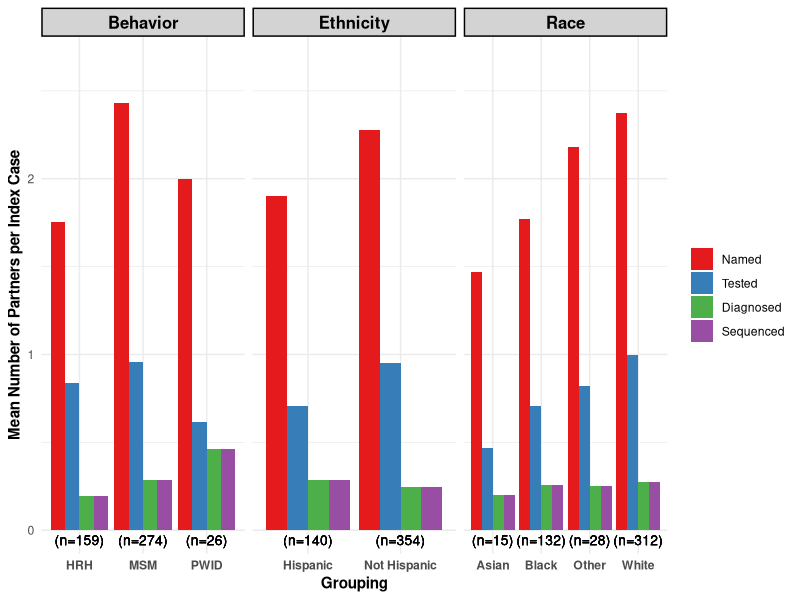

The R script that drew this image:
rm(list=ls())

library(tidyr)
library(ggplot2)
library(here)

# Behavior Data
msm_denom <- 274
pwid_denom <- 26
hrh_denom <- 159

df <- data.frame(
  Grouping = c("MSM", "PWID", "HRH"),
  Named_Mean = c(666/msm_denom, 52/pwid_denom, 279/hrh_denom),
  Tested_Mean = c(262/msm_denom, 16/pwid_denom, 133/hrh_denom),
  Diagnosed_Mean = c(79/msm_denom, 12/pwid_denom, 31/hrh_denom),
  Sequenced_Mean = c(79/msm_denom, 12/pwid_denom, 31/hrh_denom),
  N = c(paste0("(n=", msm_denom, ")"), paste0("(n=", pwid_denom, ")"), paste0("(n=", hrh_denom, ")"))
)

df_long <- df %>%
  gather(Category, Value, -Grouping, -N)
df_long$Category <- factor(df_long$Category, levels = c("Named_Mean", "Tested_Mean", "Diagnosed_Mean", "Sequenced_Mean"))

# Race Data
white_denom <- 312
black_denom <- 132
asian_denom <- 15
other_denom <- 28

df_race <- data.frame(
  Grouping = c("White", "Black", "Asian", "Other"),
  Named_Mean = c(740/white_denom, 234/black_denom, 22/asian_denom, 61/other_denom),
  Tested_Mean = c(311/white_denom, 93/black_denom, 7/asian_denom, 23/other_denom),
  Diagnosed_Mean = c(85/white_denom, 34/black_denom, 3/asian_denom, 7/other_denom),
  Sequenced_Mean = c(85/white_denom, 34/black_denom, 3/asian_denom, 7/other_denom),
  N = c(paste0("(n=", white_denom, ")"), paste0("(n=", black_denom, ")"), paste0("(n=", asian_denom, ")"), paste0("(n=", other_denom, ")"))
)

df_race_long <- df_race %>%
  gather(Category, Value, -Grouping, -N)
df_race_long$Category <- factor(df_race_long$Category, levels = c("Named_Mean", "Tested_Mean", "Diagnosed_Mean", "Sequenced_Mean"))

# Ethnicity Data
hispanic_denom <- 140
nonhispanic_denom <- 354

df_ethnicity <- data.frame(
  Grouping = c("Hispanic", "Not Hispanic"),
  Named_Mean = c(266/hispanic_denom, 806/nonhispanic_denom),
  Tested_Mean = c(99/hispanic_denom, 337/nonhispanic_denom),
  Diagnosed_Mean = c(40/hispanic_denom, 88/nonhispanic_denom),
  Sequenced_Mean = c(40/hispanic_denom, 88/nonhispanic_denom),
  N = c(paste0("(n=", hispanic_denom, ")"), paste0("(n=", nonhispanic_denom, ")"))
)
df_ethnicity_long <- df_ethnicity %>%
  gather(Category, Value, -Grouping, -N)
df_ethnicity_long$Category <- factor(df_ethnicity_long$Category, levels = c("Named_Mean", "Tested_Mean", "Diagnosed_Mean", "Sequenced_Mean"))

# Combine All Data
df_long$Type <- "Behavior"
df_race_long$Type <- "Race"
df_ethnicity_long$Type <- "Ethnicity"
combined_df <- rbind(df_long, df_race_long, df_ethnicity_long)

# Plot
p <- ggplot(combined_df, aes(x = Grouping, y = Value, fill = Category)) +
  geom_bar(stat = "identity", position = "dodge") +
  geom_text(aes(label = N, y = 0), vjust = 1.5, hjust = 0.5, size = 3.5, fontface="plain", color = "black") +
  #geom_text(aes(label = N, y = 0), color = "black")
  labs(y = "Mean Number of Partners per Index Case") +
  #scale_fill_brewer(palette="Set1", breaks=c("Named_Mean", "Tested_Mean", "Diagnosed_Mean", "Sequenced_Mean"), labels=c("Named", "Tested", "Diagnosed", "Sequenced"), name="Category") +
  scale_fill_brewer(palette="Set1", breaks=c("Named_Mean", "Tested_Mean", "Diagnosed_Mean", "Sequenced_Mean"), labels=c("Named", "Tested", "Diagnosed", "Sequenced"), name=NULL)+
  theme_minimal() +
  theme(
    #plot.title = element_text(size = 18, face = "bold"),
    plot.title = element_blank(),
    axis.text.x = element_text(face="bold"),
    axis.title.y = element_text(face="bold"),
    axis.title.x = element_text(face="bold"),
    #axis.text.x = element_text(size = 14, angle = 45, hjust = 1),
    axis.text.y = element_text(),
    legend.text = element_text(),
    #legend.title = element_text(size = asian_denom),
    strip.text = element_text(size = 12, face = "bold", color = "black"),
    strip.background = element_rect(fill = "lightgray", color = "black", linewidth = 1)
  ) +
  facet_wrap(~Type, scales = "free_x", ncol = 3) +
  ylim(0, max(combined_df$Value) + 0.1*max(combined_df$Value))

loc_to_save <- here("manuscript-viz", "split_cascade.pdf")
print(p)
ggsave(loc_to_save, plot = p, 
      width = 8, height = 6, dpi = 300)

